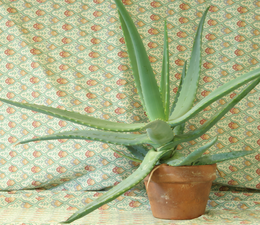
%> input picture samples/images/left.png, 260 x 225 px, shrunk from 1282 x 1110 before the run
$ octave test_stereobm.m   (GNU Octave 9; MATLAB toolbox functions it lacks are replaced by stand-ins)
%> lines starting %> are read from the running program, lines starting %| are printed output that depends on the picture
% Compute the disparity map given two rectified images.

% Giulio Marin
%
% giulio.marin@me.com
% 2015/07/28

%% Preliminaries

close all

addpath(genpath('../'));

pathLeftImg = 'images/left.png';
pathRightImg = 'images/right.png';

%% Load images

leftImg = imread(pathLeftImg);
%> leftImg is the input picture: size 225x260x3 uint8; mean R, G, B 171.2, 177.2, 136.6
rightImg = imread(pathRightImg);
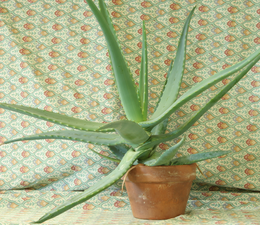
%> input picture samples/images/right.png, 260 x 225 px, shrunk from 1282 x 1110 before the run
%> rightImg is the input picture: size 225x260x3 uint8; mean R, G, B 168, 174.2, 134.1

%% Compute disparity

bm = stereobm;
bm.winSize = [9 9];
bm.subpixel = 1;

[disparity, cost] = bm.compute(leftImg, rightImg);
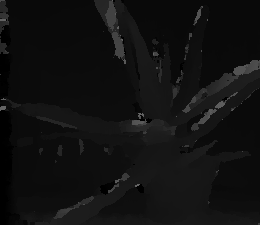
%> disparity: size 225x260 double; min 0, max 100, mean 17.1

%% Show results

figure;
subplot(2,2,1)
imagesc(leftImg)
title('Left image')
axis image

subplot(2,2,2);
imagesc(rightImg)
title('Right image')
axis image

subplot(2,2,3);
imagesc(disparity)
colorbar
colormap jet
title('Disparity map')
axis image

%% Show cost

subplot(2,2,4);
imagesc(min(cost, [], 3))
colorbar
title('Minimum cost')
axis image
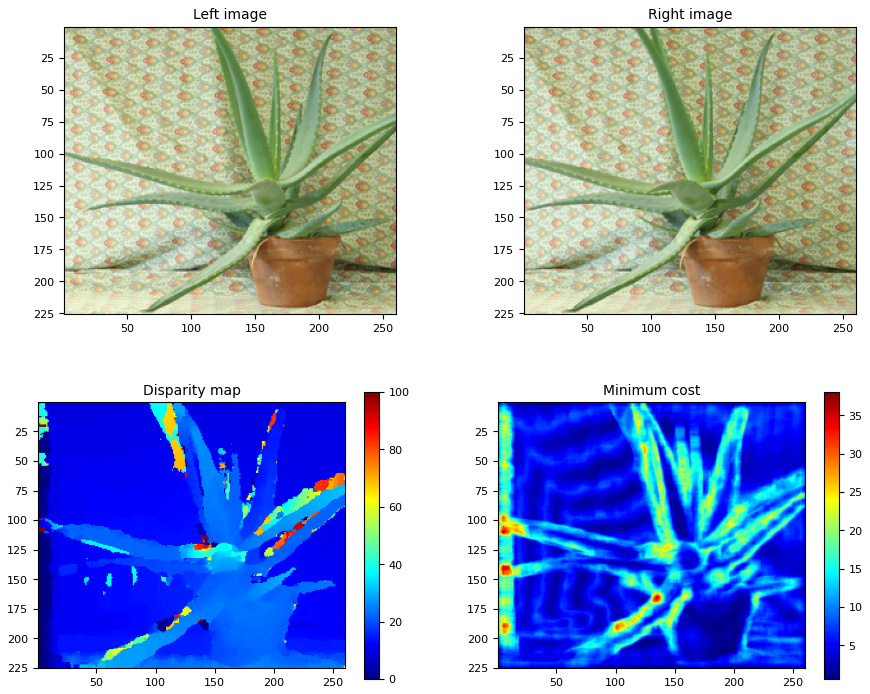
%> figure redrawn from the program's plot data, 4 panels
